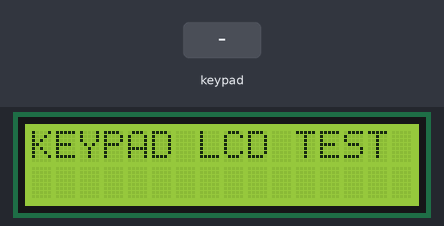
Simulated run of this sketch. Board: Arduino Uno, built with avr-gcc and run on an emulated ATmega328P. Shown: 16×2 character LCD. Inputs (shaded band) come from the test bench. What the sketch prints to the serial monitor is not drawn.

Above: at 1.2 s.
1.3 s: keypad keys 8 7 6 5 pressed 0.4 s apart
At 3.0 s:
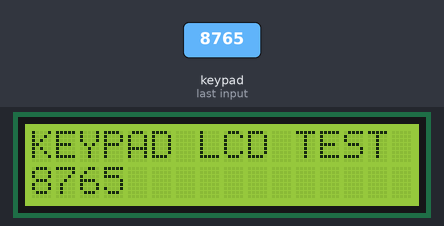
4.4 s: key '1' pressed
At 5.6 s:
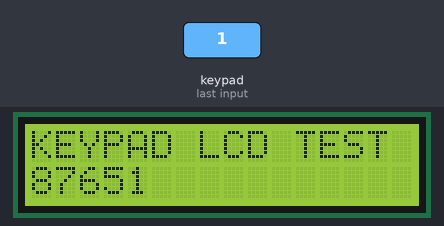
5.9 s: keypad keys 8 7 6 5 # pressed 0.4 s apart
At 8.1 s:
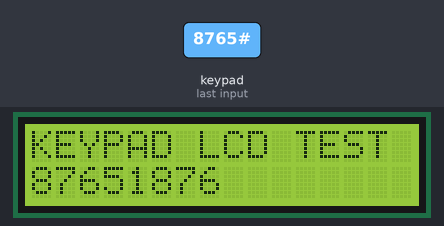
9.4 s: keypad keys 8 7 6 5 * pressed 0.4 s apart
At 11.5 s:
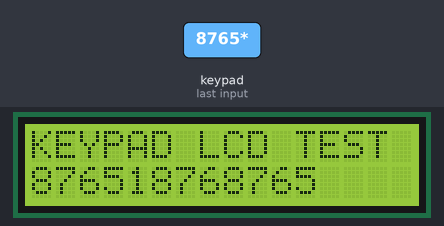
12.9 s: key '2' pressed
At 13.3 s:
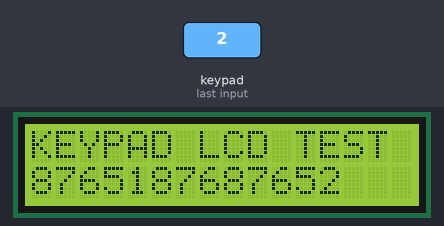
Timing chart, 0 to 15.4 s (numbered marks = the images above; inputs shaded):
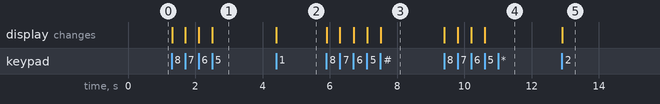

The sketch:

lcd_plus_keypad.ino
```cpp
#include <Key.h>
#include <Keypad.h>


#include <LiquidCrystal.h>


// initialize the library with the numbers of the interface pins

 LiquidCrystal lcd(A0,A1,A2,A3,A4,A5);

const byte ROWS = 4; // Four rows

const byte COLS = 3; // Three columns

 int n = 0;

// Define the Keymap

char keys[ROWS][COLS] = {

  {'1','2','3'},

  {'4','5','6'},

  {'7','8','9'},

  {'*','0','#'}

};

// Connect keypad ROW0, ROW1, ROW2 and ROW3 to these Arduino pins.
// SEX: connect pin 1 to key pad to pin 2 arduino

byte rowPins[ROWS] = { 8, 7, 6, 5 };

// Connect keypad COL0, COL1 and COL2 to these Arduino pins.

byte colPins[COLS] = { 4, 3, 2 };

//  Create the Keypad

Keypad kpd = Keypad( makeKeymap(keys), rowPins, colPins, ROWS, COLS );

void setup()

{
  Serial.begin(9600);
  lcd.begin(16, 2);
  lcd.print("KEYPAD LCD TEST");
}

void loop()

{

  char key = kpd.waitForKey(); //storing pressed key value in a char

  if (key != NO_KEY)

  {
        Serial.println(key);
        // set the cursor to column 0, line 1
        // (note: line 1 is the second row, since counting begins with 0):
        lcd.setCursor(n, 1);
        // print the number of seconds since reset:
        if(key == '#' && n != 0){
          n--;
          lcd.setCursor(n, 1);
          lcd.print(' ');
        }
        else if (key != '#' && key != '*' && n!=16) {
           lcd.print(key);
           n++;
        }
    }

}
```

Measured:
- after the input at 1.3 s, the display: first changes at once (image 1 shows a later state)
- after the input at 4.4 s, the display: changes at once (image 2)
- after the input at 5.9 s, the display: first changes at once (image 3 shows a later state)
- after the input at 9.4 s, the display: first changes at once (image 4 shows a later state)
- after the input at 12.9 s, the display: changes at once (image 5)
